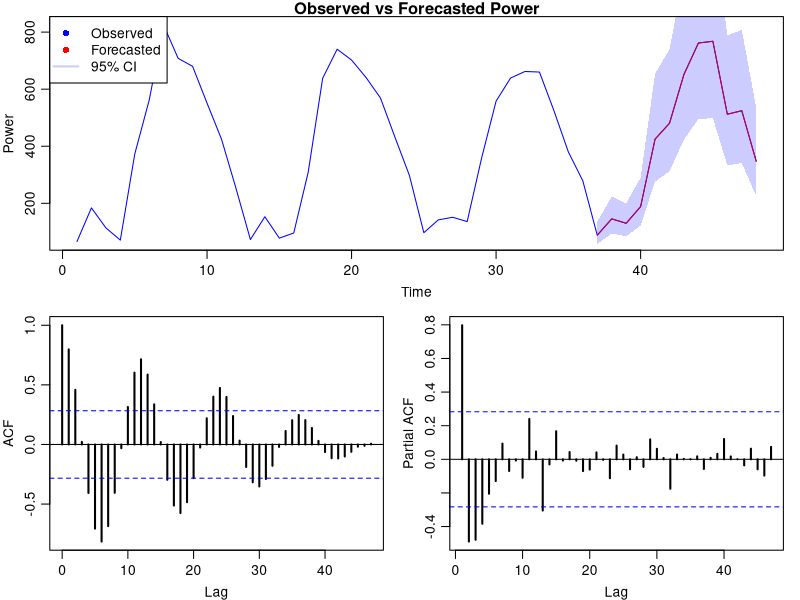

Here is the R script that generated this plot:
#Load data
solar <- read.csv("assignment3/datasolar.csv")

# 2.1. 

#Parameters
mu <- 5.72 
ar1 <- 0.38
ar12 <- 0.94
ar13 <- - ar1 * ar12
e_var <- 0.22^2
k <- 12

#Introducing X_t
solar$xt <- log(solar$power) - mu


predict_power_with_ci <- function(X, ar1, ar12, ar13, mu, k=12, e_var) {
  X_pred <- numeric(k)

  #X_history keeps track of the last 13 values of X_t which are then updated in each iteration to include the new prediction
  X_history <- tail(X, 13)
  
  epsilon_t <- rnorm(k, mean = 0, sd = sqrt(e_var)) 
  
  # Standard deviation of the residuals (error variance)
  st_dev <- sqrt(e_var)

  # Critical value for 95% confidence interval (normal distribution)
  z_critical <- 1.96

  lower_bound <- numeric(k)
  upper_bound <- numeric(k)
  
  for (i in 1:k) {
    X_pred[i] <- ar1 * X_history[13] + ar12 * X_history[2] + ar13 * X_history[1] + epsilon_t[i]
    X_history <- c(X_history[-1], X_pred[i]) # it updates the history with the new prediction
    
    lower_bound[i] <- X_pred[i] - z_critical * st_dev
    upper_bound[i] <- X_pred[i] + z_critical * st_dev
  }
  
  #We convert predictions and bounds back to the original scale
  Y_pred <- exp(X_pred + mu)
  Y_lower <- exp(lower_bound + mu)
  Y_upper <- exp(upper_bound + mu)
  
  df <- data.frame(
    year = rep("2011", k),
    month = paste0(1:k),
    power = Y_pred,
    power_lower = Y_lower,
    power_upper = Y_upper,
    xt = X_pred
  )
  
  return(df)
}


set.seed(1)
predictions <- predict_power_with_ci(solar$xt, ar1, ar12, ar13, mu, k, e_var)

solar$power_lower <- NA #to match predictions structure
solar$power_upper <- NA #to match predictions structure

df <- rbind(solar, predictions)

plotit <- function(df, filename="plot2.1.png") {
  png(filename, width=800, height=600)
  
  n_obs <- nrow(df) - k  
  
  layout(rbind(1, 2:3))
  par(mar=c(3,3,1,1), mgp=c(2, 0.7,0))
  
  
  plot(df$power, type="l", col="blue", pch=16, ylab="Power", xlab="Time", main="Observed vs Forecasted Power")
  lines((n_obs+1):nrow(df), df$power[(n_obs+1):nrow(df)], col="red", pch=16)
  polygon(c(1:nrow(df), rev(1:nrow(df))),
          c(df$power_lower, rev(df$power_upper)),
          col=rgb(0, 0, 1, alpha=0.2), border=NA) 
  
  legend("topleft", legend=c("Observed", "Forecasted", "95% CI"), col=c("blue", "red", rgb(0, 0, 1, alpha=0.2)), pch=c(16, 16, NA), lty=c(NA, NA, 1), lwd=c(2, 2, 2))

  # ACF and PACF plots
  acf(df$power, lag.max=50, lwd=2, main="ACF of Power")
  pacf(df$power, lag.max=50, lwd=2, main="PACF of Power")
  dev.off()
}
plotit(df, "plot3.2.png")


